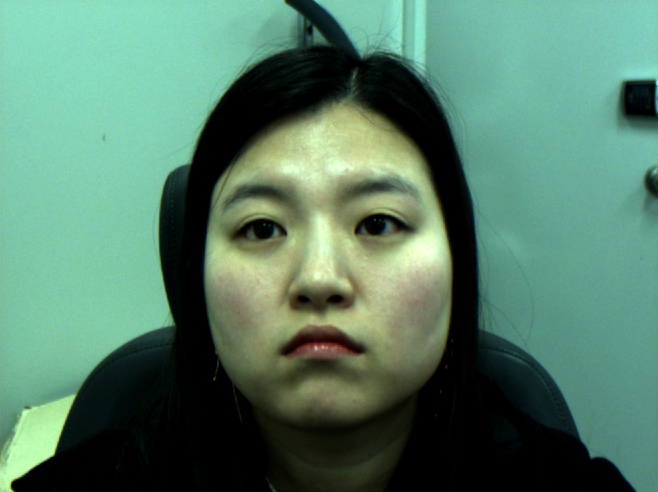
%> input picture FacialLandmarks_CBA12/database_set/IMG00576.PNG, 658 x 492 px
$ octave showRegionFace.m   (GNU Octave 9; MATLAB toolbox functions it lacks are replaced by stand-ins)
%> lines starting %> are read from the running program, lines starting %| are printed output that depends on the picture; in (x1, y1, x2, y2) boxes, pixels count from 0 and x2, y2 are one past the last pixel; in counts of white or black regions, pixels touching at a corner belong together; the program's own positions count from 1
clear all;
I = imread('IMG00576.PNG');
%> I is the input picture: size 492x658x3 uint8; mean R, G, B 85.8, 125.4, 104
I = imresize(I, [224,224]);
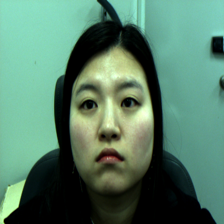
%> I: size 224x224x3 uint8; mean R, G, B 85.8, 125.4, 104
%% check the face

FDetect = vision.CascadeObjectDetector;
Face = step(FDetect,I);
%> Face = [52 58 118 118]
detectedImg = insertObjectAnnotation(I,'rectangle',Face,'Face');
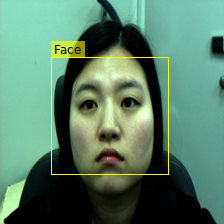
%> detectedImg: size 224x224x3 uint8; 2.01% of pixels changed, all inside (x1, y1, x2, y2) = (51, 41, 169, 175)
imshow(detectedImg,'InitialMagnification',50); hold on;

%%
EyeDetect = vision.CascadeObjectDetector('EyePairBig');
%> (the run ends here)

$ run again, with FacialLandmarks_CBA12/database_set/IMG00160.PNG copied over FacialLandmarks_CBA12/database_set/IMG00576.PNG
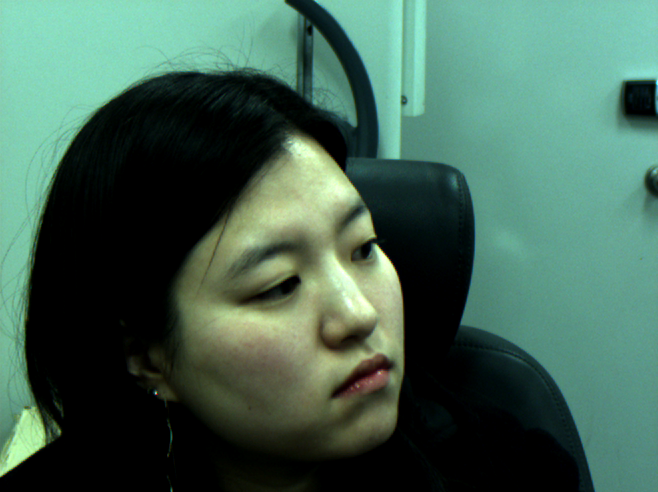
%> input picture FacialLandmarks_CBA12/database_set/IMG00160.PNG, 658 x 492 px
%> I is the input picture: size 492x658x3 uint8; mean R, G, B 67, 100.2, 84.4
%> `I = imresize(I, [224,224]);`:
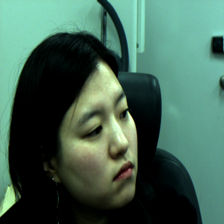
%> I: size 224x224x3 uint8; mean R, G, B 67.1, 100.2, 84.4
%> Face = []
